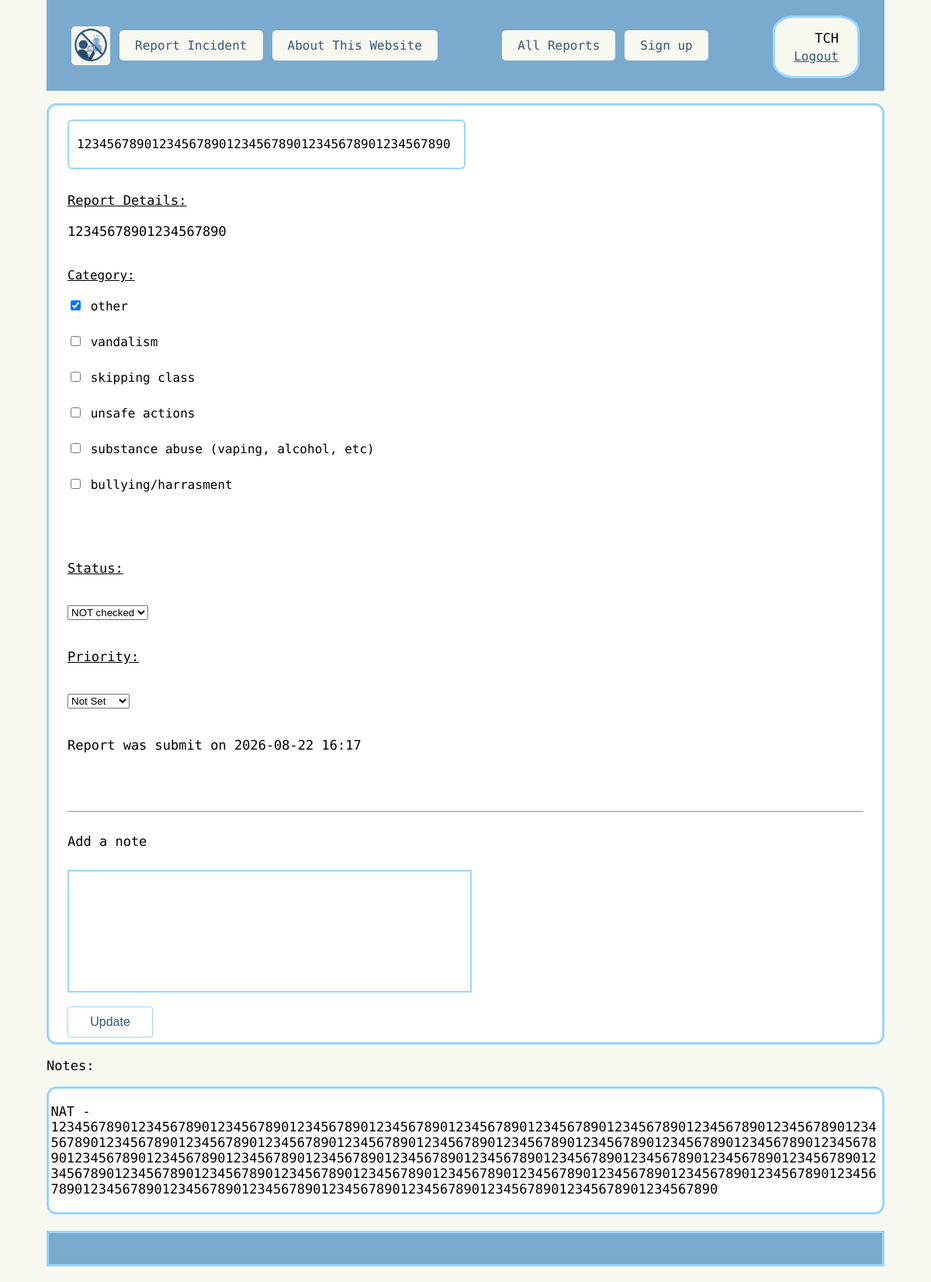
/edit/5 (signed in), run on the app's committed database.
### routes.py (models this page shows, shortened)
class User(UserMixin, db.Model):
    __tablename__ = "User"
    user_id = db.Column(db.Integer, primary_key=True)
    user_name = db.Column(db.String, nullable=False, unique=True)
    password = db.Column(db.String, nullable=False )
    teacher_code = db.Column(db.String, nullable=False, unique=True)
    admin = db.Column(db.Integer, nullable=False, default=0)

class Reports(db.Model):
    __tablename__ = "Reports"
    report_id = db.Column(db.Integer, primary_key=True)
    report_title = db.Column(db.String, nullable=False)
    report_detail = db.Column(db.String, nullable=False)
    report_time = db.Column(db.String, nullable=False)
    status_id = db.Column(db.Integer, db.ForeignKey("Status.status_id"), nullable=True)
    status = db.relationship("Status", backref="reports")
    priority_id = db.Column(db.Integer, db.ForeignKey("Priority.priority_id"), nullable=True)
    priority = db.relationship("Priority", backref="reports")
    types = db.relationship("Type", secondary=Report_Type, backref="reports")

class Type(db.Model):
    __tablename__ = "Type"
    type_id = db.Column(db.Integer, primary_key=True)
    type = db.Column(db.String, nullable=False)

class Notes(db.Model):
    __tablename__ = "Notes"
    note_id = db.Column(db.Integer, primary_key=True)
    note = db.Column(db.String, nullable=False)
    report_id = db.Column(
        db.Integer, db.ForeignKey("Reports.report_id"), nullable=False
    )
    report = db.relationship("Reports", backref="notes")
    user_id = db.Column(
        db.Integer, db.ForeignKey("User.user_id"), nullable=False
    )
    user = db.relationship("User", backref="notes")

### routes.py (the view, shortened to what this page needs)
@app.route("/edit/<int:report_id>", methods=["GET", "POST"])
@login_required # only be accessed if the user is logged in
def edit(report_id):
    form = EditForm()
    report_to_update = Reports.query.get_or_404(report_id)
    form.type.choices = [(str(rt.type_id), rt.type) for rt in Type.query.all()]
    form.status.choices = [(str(s.status_id), s.status) for s in Status.query.all()]
    form.priority.choices = [(str(p.priority_id), p.priority) for p in Priority.query.all()]
    if request.method == "GET":
        form.title.data = report_to_update.report_title
        form.note.data = "" # note is blank, want a new form to be written each time.
        form.status.data = str(report_to_update.status_id)
        form.priority.data = str(report_to_update.priority_id)
        form.type.data = [str(t.type_id) for t in report_to_update.types]
    return render_template(
        "edit_report.html",
        form=form,
        report_to_update=report_to_update,
    )

### routes.py
class EditForm(FlaskForm):
    title = StringField("title", validators=[
        DataRequired(message="A title is required"),
        Length(
            min=5, max=50, message="The title must be between 5 and 50 characters"
            ),
    ])
    status = SelectField("status", choices=[])
    type = MultiCheckboxField("type",
        choices=[],
        validators=[
            DataRequired(message="Please select a category"),
        ],
        )
    priority = SelectField("priority", choices=[])
    note = TextAreaField("note", validators=[
        Length(max=500, message="Your note is too long.")
    ])
    update = SubmitField("Update")

### routes.py (called while the page is built)
@login_manager.user_loader
def load_user(user_id): # look for user based on user_id
    return User.query.get(user_id)

### templates/edit_report.html (shortened to what this page needs)
{%extends "layout.html"%}
{%block content%}
<div class="words">
    <form method="POST" novalidate>
            {{ form.title(class_="form-control title-field") }}
        <p>
            <u>Report Details:</u><br>
            {{report_to_update.report_detail}}
        </p>
        <ul>
            <u>Category:</u><br>
            {% for subfield in form.type %}
                <li>{{ subfield() }} {{ subfield.label }}</li>
            {% endfor %}
        </ul>
        <br>
        <p><u>Status:</u></p>
        {{ form.status(class_="form-control") }}
        <br>
        <p><u>Priority:</u></p>
        {{ form.priority(class_="form-control") }}
        <br>
        <p>Report was submit on {{ report_to_update.report_time }}</p>
        <br>
        <hr>
        <p>Add a note</p>
        {{ form.note(class_="form-control note-textarea") }}
        <br>
        {{ form.update(class_="form_button") }}
</form>
</div>
    <p>Notes: </p>
    {% if report_to_update.notes %}
            {% for note in report_to_update.notes|reverse %}
            <div class="notes">
                <p>{{ note.user.teacher_code}} - {{ note.note }}</p>
            </div>
            {% endfor %}
    {% else %}
        <p>No notes yet.</p>
    {% endif %}
{% endblock%}

### templates/header.html
<nav>
    <div class="nav-left">
        <a href="http://127.0.0.1:5000/" class="link"><img class="logo" src="/static/images/Logo.png" alt="Logo" ></a>
        <a href="http://127.0.0.1:5000/" class="h_link">Report Incident</a>
        <a href="http://127.0.0.1:5000/about" class="h_link">About This Website</a>
    </div>
    {% if current_user.is_authenticated %}
        <div class="nav-right">
            <a href="http://127.0.0.1:5000/view" class="h_link">All Reports</a>
            {% if current_user.admin == 1 %}
            <a href="http://127.0.0.1:5000/signup" class="h_link">Sign up</a>
            {% endif %}
        </div>
        <div class="user_info">
            <p>{{ current_user.teacher_code }}</p>
            <a href="{{ url_for('logout') }}" class="link" >Logout</a>
        </div>
    {% elif  not current_user.is_authenticated %}
        <a href="{{ url_for('login') }}" class="h_link">teacher login</a>
    {% endif %}
</nav>

### static/style.css (style rules this page uses)
html, body { font-family: "Victor Mono", monospace; margin-top: 0px; margin-bottom: 0px; }
a { color: #355872; }
p { font-size: 17px; }
form input, form textarea { margin-bottom: 3px; }
.words { display: grid; align-items: center; gap: 1rem; border: 3px solid #9CD5FF; background-color: white; border-radius: 0.8rem; margin-top: 1rem; margin-bottom: 1rem; padding: 0.15rem 1.5rem; overflow-wrap: break-word; line-height:2.5rem; }
.logo { width: auto; height: 50px; vertical-align: middle; border-radius: 5px; }
header nav { display: flex; align-items: center; justify-content: space-between; gap: 1rem; flex-wrap: wrap; }
.nav-right { display: flex; align-items: center; gap: 0.75rem; flex-wrap: wrap; }
.nav-left { display: flex; align-items: center; gap: 0.75rem; flex-wrap: wrap; }
.h_link { background-color: #F7F8F0; padding: 10px 20px; border-radius: 5px; text-decoration: none; color: #355872; }
.user_info { display: flex; flex-direction: column; align-items: flex-end; gap: 0.25rem; margin-top: 0.25rem; border: 3px solid #9CD5FF; padding: 1rem 1.5rem; background-color: #F7F8F0; border-radius: 25%; }
.user_info p { margin: 0; }
body { background-color: #F7F8F0; margin-left: 5%; margin-right: 5%; }
.notes { display: flex; align-items: center; justify-content: space-between; gap: 1rem; min-width: 0; border: 3px solid #9CD5FF; padding: 0.15rem; background-color: white; border-radius: 0.8rem; margin-bottom: 1rem; }
.notes p { min-width: 0; overflow-wrap: anywhere; word-break: break-word; }
.note-textarea { border: 2px solid #9CD5FF; font: inherit; width: 100%; max-width: 50%; height: 150px; resize: none; }
.title-field { max-width: 50%; margin-top:1rem; border: 2px solid #9CD5FF; border-radius: 6px; box-sizing: border-box; font: inherit; padding: 10px; width: 100%; }
form ul { list-style: none; padding: 0; margin: 10px 0; }
form li { margin-bottom: 6px; }
.form_button { background-color: white; padding: 10px 18px; border-radius: 2.5px; text-decoration: none; color: #355872; border: 1px solid #9CD5FF; font-size: 1rem; min-width: 110px; }

### data on the page
User: teacher_code "TCH"
Reports: report_detail "12345678901234567890", report_time "2026-08-22 16:17"
Type: label "other"
Type: label "vandalism"
Type: label "skipping class"
Type: label "unsafe actions"
Type: label "substance abuse (vaping, alcohol, etc)"
Type: label "bullying/harrasment"
Notes: user.teacher_code "NAT", note "12345678901234567890123456789012345678901234567890123456789012345678901234567890123456789012345678901234567890123456789012345678901234567890123456789012345678901234567890123456789012345678901234567890123456789012345678901234567890123456789012345678901234567890123456789012345678901234567890123456789012345678901234567890123456789012345678901234567890123456789012345678901234567890123456789012345678901234567890123456789012345678901234567890123456789012345678901234567890123456789012345678901234567890"
